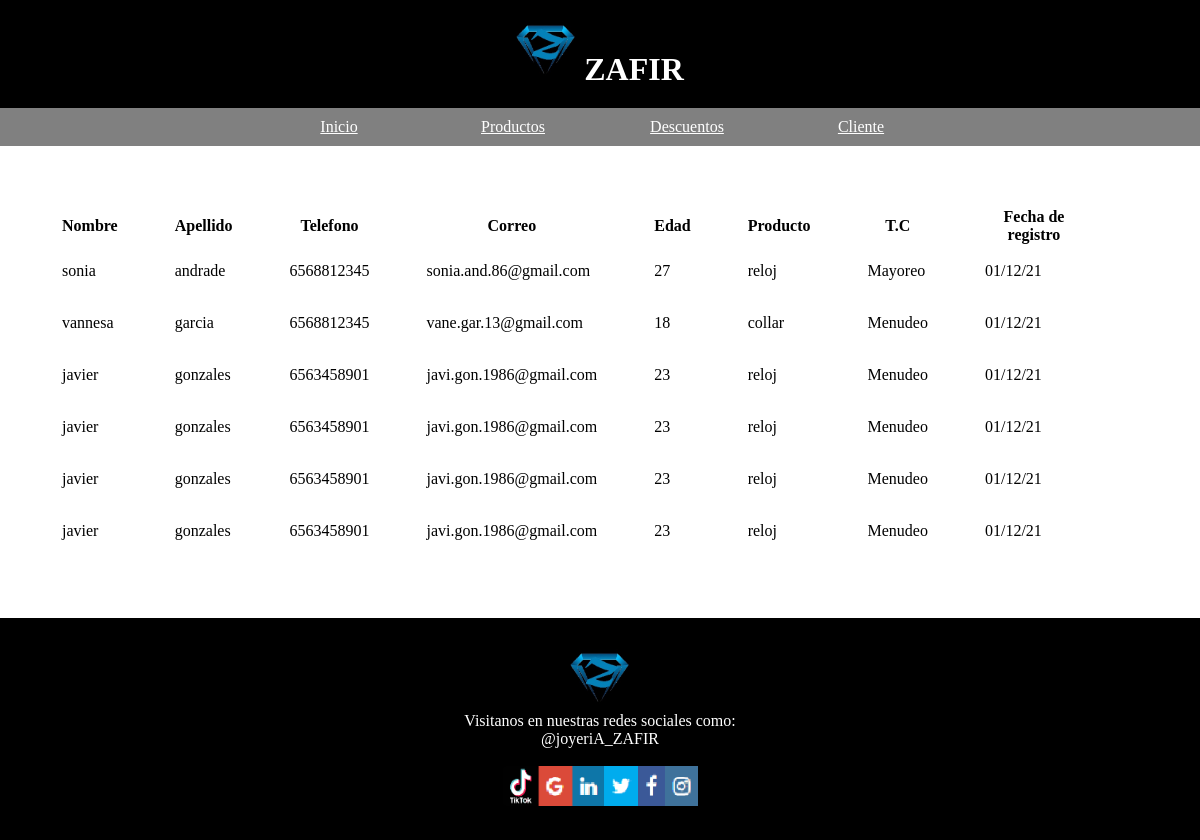
/consulta.php, run on the app's committed database.
### tables this page shows
CREATE TABLE `ventas` (
  `id` int(10) NOT NULL,
  `nombre` text NOT NULL,
  `apellido` text NOT NULL,
  `telefono` varchar(12) NOT NULL,
  `correo` varchar(50) NOT NULL,
  `edad` int(2) NOT NULL,
  `producto` varchar(30) NOT NULL,
  `tipo_venta` text NOT NULL,
  `fecha_reg` varchar(20) NOT NULL
);

### consulta.php (the view)
<?php include("header.php")?>
<?php include('bd.php')?>
    <div class="contenido">
    <table>
                    <thead>
                        <tr>
                            <th>Nombre</th>
                            <th>Apellido</th>
                            <th>Telefono</th>
                            <th>Correo</th>
                            <th>Edad</th>
                            <th>Producto</th>
                            <th>T.C</th>
                            <th>Fecha de registro</th>
                        </tr>
                    </thead>
                    <tbody>
                        <?php
                        $query = "SELECT * FROM ventas" ;
                        $result = mysqli_query($conex, $query);
                        while ($row = mysqli_fetch_array($result)) { ?>
                        <tr>
                            <td><?php echo $row['nombre']; ?></td>
                            <td><?php echo $row['apellido']; ?></td>
                            <td><?php echo $row['telefono']; ?></td>
                            <td><?php echo $row['correo']; ?></td>
                            <td><?php echo $row['edad']; ?></td>
                            <td><?php echo $row['producto']; ?></td>
                            <td><?php echo $row['tipo_venta']; ?></td>
                            <td><?php echo $row['fecha_reg']; ?></td>
                        </tr>
                        <?php } ?>
                    </tbody>
                </table>
            </div>
        <?php include("footer.php")?>
    </body>
</html>

### header.php (shortened to what this page needs)
<!DOCTYPE html>
<html>
<head>
<link rel="stylesheet" href="estilo.css">
</head>
<html>
    <body>
    <h1><img src="imagenes/logo.jpg" alt="zafir" height="60px" width="60px"> ZAFIR</h1>
    <nav>
        <ul>
            <li><a href="index.php">Inicio</a></li>
            <li><a href="producto.php">Productos</a></li>
            <li><a href="descuentos.php">Descuentos</a></li>
            <li><a href="cliente.php">Cliente</a></li>
        </ul>
    </nav>

### footer.php
<footer>
        <div class="wrapp">
        <center><img src="imagenes/logo.jpg" alt="zafir" height="60px" width="60px"></center>
        <p>Visitanos en nuestras redes sociales como:</p>
        <p>@joyeriA_ZAFIR</p><br>
        <center><img src="imagenes/socialBar.png" alt="redes" height="40px" width="195px"></center>
        </div>
</footer>

### estilo.css (style rules this page uses)
* { padding: 0%; margin: 0%; }
h1 { text-align: center; background-color: black; color: white; padding: 20px; }
nav ul { background-color: gray; width: 100%; list-style: none; text-align: center; }
nav li { display: inline-flex; }
nav a { text-align: center; color: white; padding: 10px; width: 150px; }
.contenido { display: flex; margin: 60px; }
footer { width: 100%; background:black; padding:20px 0; color:#fff; }
footer p { text-align:center; }
.wrapp { max-width: 1000px; width:90%; margin:auto; overflow: hidden; padding: 10px; }
td { height: 50px; padding-right: 55px; }
th { padding-right: 55px; }

### data on the page
ventas: nombre "sonia", apellido "andrade", telefono "6568812345", correo "sonia.and.86@gmail.com", edad "27", producto "reloj", tipo_venta "Mayoreo", fecha_reg "01/12/21"
ventas: nombre "vannesa", apellido "garcia", telefono "6568812345", correo "vane.gar.13@gmail.com", edad "18", producto "collar", tipo_venta "Menudeo", fecha_reg "01/12/21"
ventas: nombre "javier", apellido "gonzales", telefono "6563458901", correo "javi.gon.1986@gmail.com", edad "23", producto "reloj", tipo_venta "Menudeo", fecha_reg "01/12/21"
ventas: nombre "javier", apellido "gonzales", telefono "6563458901", correo "javi.gon.1986@gmail.com", edad "23", producto "reloj", tipo_venta "Menudeo", fecha_reg "01/12/21"
ventas: nombre "javier", apellido "gonzales", telefono "6563458901", correo "javi.gon.1986@gmail.com", edad "23", producto "reloj", tipo_venta "Menudeo", fecha_reg "01/12/21"
ventas: nombre "javier", apellido "gonzales", telefono "6563458901", correo "javi.gon.1986@gmail.com", edad "23", producto "reloj", tipo_venta "Menudeo", fecha_reg "01/12/21"
